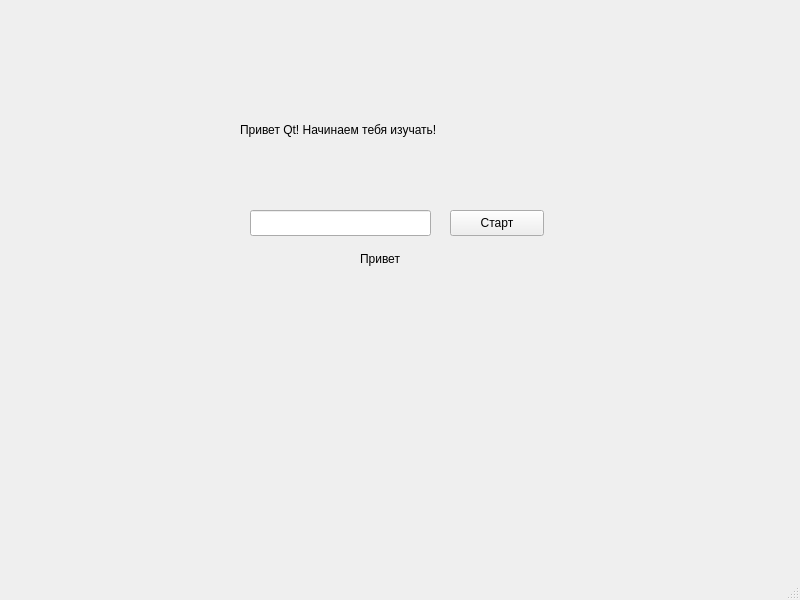
<?xml version="1.0" encoding="UTF-8"?>
<ui version="4.0">
 <class>MainWindow</class>
 <widget class="QMainWindow" name="MainWindow">
  <property name="geometry">
   <rect>
    <x>0</x>
    <y>0</y>
    <width>800</width>
    <height>600</height>
   </rect>
  </property>
  <property name="windowTitle">
   <string>MainWindow</string>
  </property>
  <widget class="QWidget" name="centralwidget">
   <widget class="QLabel" name="label">
    <property name="geometry">
     <rect>
      <x>240</x>
      <y>120</y>
      <width>291</width>
      <height>20</height>
     </rect>
    </property>
    <property name="text">
     <string>Привет Qt! Начинаем тебя изучать!</string>
    </property>
   </widget>
   <widget class="QLineEdit" name="lineEdit">
    <property name="geometry">
     <rect>
      <x>250</x>
      <y>210</y>
      <width>181</width>
      <height>26</height>
     </rect>
    </property>
    <property name="text">
     <string/>
    </property>
   </widget>
   <widget class="QPushButton" name="pushButton">
    <property name="geometry">
     <rect>
      <x>450</x>
      <y>210</y>
      <width>94</width>
      <height>26</height>
     </rect>
    </property>
    <property name="text">
     <string>Старт</string>
    </property>
   </widget>
   <widget class="QLabel" name="label_2">
    <property name="geometry">
     <rect>
      <x>360</x>
      <y>250</y>
      <width>66</width>
      <height>18</height>
     </rect>
    </property>
    <property name="text">
     <string>Привет</string>
    </property>
   </widget>
  </widget>
  <widget class="QMenuBar" name="menubar">
   <property name="geometry">
    <rect>
     <x>0</x>
     <y>0</y>
     <width>800</width>
     <height>23</height>
    </rect>
   </property>
  </widget>
  <widget class="QStatusBar" name="statusbar"/>
 </widget>
 <resources/>
 <connections/>
</ui>
